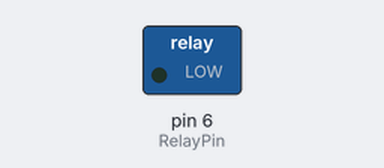
A sketch run on a simulated Arduino Uno, built with avr-gcc and run on an emulated ATmega328P. Parts: switched loads named in the sketch (green lamp = pin HIGH). Dashed ring = blinking. What the sketch prints to the serial monitor is not drawn.

Above: at 0.2 s.
Timing chart, 0 to 3.0 s (numbered marks = the images above):
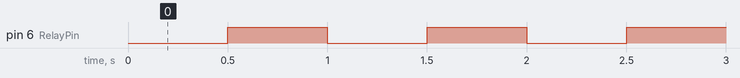

Measured:
- by itself, pin 6 (RelayPin): alternates HIGH for 0.50 s and LOW for 0.50 s

The sketch:

lab_6.1.ino
```cpp
int RelayPin = 6;
int sensorValue = 0;
int Ta = 500;

void setup() {
  pinMode(RelayPin, OUTPUT);
  Serial.begin(9600);
}

void loop() {
  digitalWrite(RelayPin, LOW);
  delay(Ta);

  sensorValue = digitalRead(RelayPin);
  Serial.print("Estado del pin: ");
  Serial.println(sensorValue);

  digitalWrite(RelayPin, HIGH);
  delay(Ta);

  sensorValue = digitalRead(RelayPin);
  Serial.print("Estado del pin: ");
  Serial.println(sensorValue);
}
```
